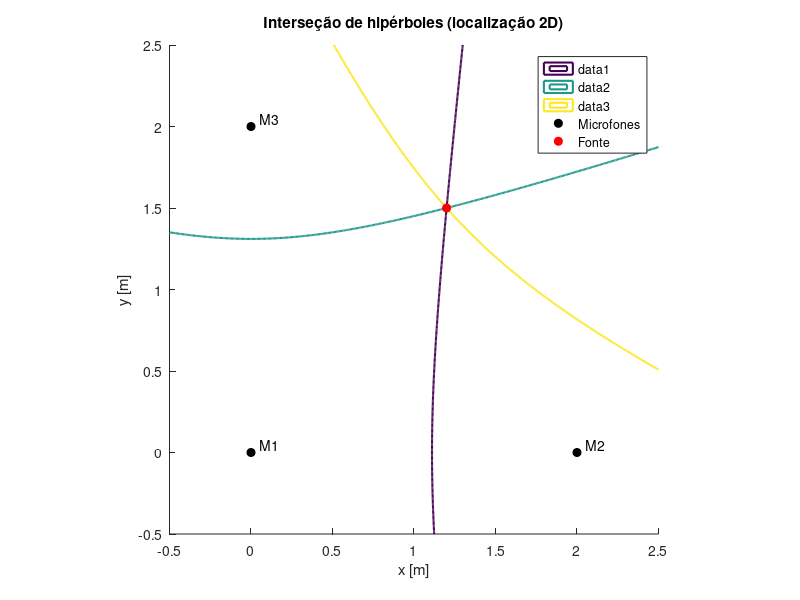
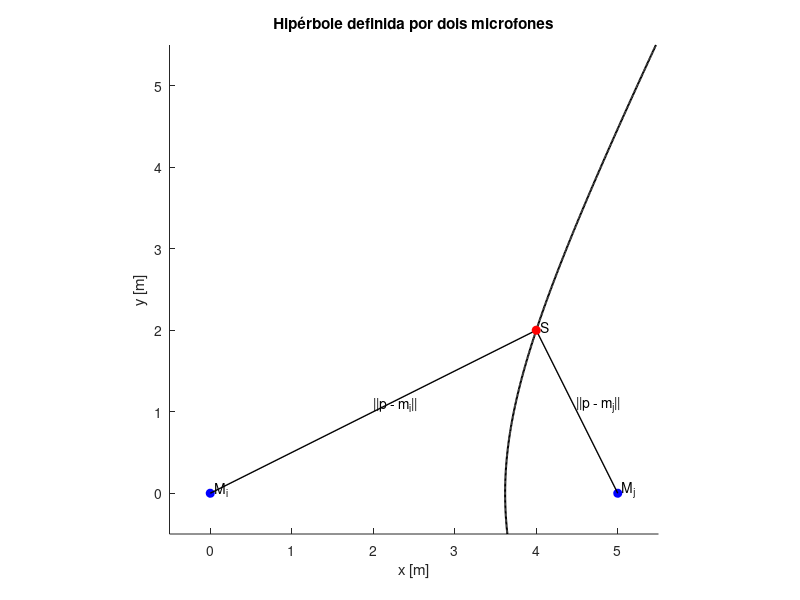

Source code (MATLAB) for these figures, in order:
clearvars;close all;clc;
% ---- Configuração ----
c = 343; % velocidade do som [m/s]
fs = 1;  % escala (não interessa muito, já que é só ilustrativo)

% Posições dos microfones
M = [0 0;   % M1
     2 0;   % M2
     0 2;   % M3
     2 2];  % M4

% Fonte
S = [1.2 1.5];

% Grelha para avaliar hipérboles
[x,y] = meshgrid(linspace(-0.5,2.5,400), linspace(-0.5,2.5,400));

% Inicializar figura
figure; hold on; axis equal;
xlabel('x [m]'); ylabel('y [m]');
title('Interseção de hipérboles (localização 2D)');

% Desenhar cada hipérbole para pares de microfones
pairs = [1 2; 1 3; 1 4];  % exemplo com 3 TDOAs independentes
for k=1:size(pairs,1)
    i = pairs(k,1); j = pairs(k,2);
    % Diferença de distâncias verdadeira
    delta_d = norm(S - M(i,:)) - norm(S - M(j,:));
    % Função hipérbole
    F = sqrt((x-M(i,1)).^2 + (y-M(i,2)).^2) - ...
        sqrt((x-M(j,1)).^2 + (y-M(j,2)).^2);
    % Plot da curva F = delta_d
    contour(x,y,F,[delta_d delta_d],'LineWidth',1.5);
end

% Plot microfones
plot(M(:,1),M(:,2),'ko','MarkerFaceColor','k','DisplayName','Microfones');
text(M(:,1)+0.05,M(:,2)+0.05,{'M1','M2','M3','M4'});

% Plot fonte
plot(S(1),S(2),'ro','MarkerFaceColor','r','DisplayName','Fonte');

legend;


%%

% ---- Configuração ----
M1 = [0 0];  % Microfone 1
M2 = [5 0];  % Microfone 2
S  = [4 2]; % Fonte

[x,y] = meshgrid(linspace(M1(1)-0.5,M2(1)+0.5,400), linspace(M1(1)-0.5,M2(1)+0.5,400));

% Diferença de distâncias
delta_d = norm(S - M1) - norm(S - M2);

% Função hipérbole
F = sqrt((x-M1(1)).^2 + (y-M1(2)).^2) - ...
    sqrt((x-M2(1)).^2 + (y-M2(2)).^2);

% Plot
figure; hold on; axis equal;
xlabel('x [m]'); ylabel('y [m]');
title('Hipérbole definida por dois microfones');

% Hipérbole
contour(x,y,F,[delta_d delta_d],'k','LineWidth',1.5);

% Microfones
plot(M1(1),M1(2),'bo','MarkerFaceColor','b');
text(M1(1)+0.05,M1(2)+0.05,'M_i');
plot(M2(1),M2(2),'bo','MarkerFaceColor','b');
text(M2(1)+0.05,M2(2)+0.05,'M_j');

% Distâncias (linhas destacadas)
plot([S(1) M1(1)], [S(2) M1(2)], '-k', 'LineWidth',1); % |p-mi|
plot([S(1) M2(1)], [S(2) M2(2)], '-k', 'LineWidth',1); % |p-mj|

% Fonte
plot(S(1),S(2),'ro','MarkerFaceColor','r');
text(S(1)+0.05,S(2)+0.05,'S');

% Legendas das distâncias
mid1 = (S + M1)/2;
mid2 = (S + M2)/2;
text(mid1(1), mid1(2)+0.1, '||p - m_i||', 'Color','k');
text(mid2(1), mid2(2)+0.1, '||p - m_j||', 'Color','k');


